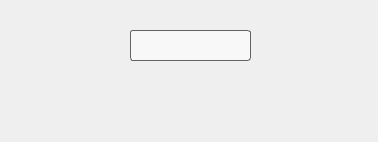
<?xml version="1.0" encoding="UTF-8"?>
<ui version="4.0">
 <class>AddAccount</class>
 <widget class="QWidget" name="AddAccount">
  <property name="geometry">
   <rect>
    <x>0</x>
    <y>0</y>
    <width>378</width>
    <height>142</height>
   </rect>
  </property>
  <property name="windowTitle">
   <string>Form</string>
  </property>
  <widget class="QPushButton" name="btn_addaccount">
   <property name="geometry">
    <rect>
     <x>130</x>
     <y>30</y>
     <width>121</width>
     <height>31</height>
    </rect>
   </property>
   <property name="styleSheet">
    <string notr="true">QPushButton#btn_addaccount{	border-radius: 3px;
	border:1px solid gray;
	border-color: rgb(98, 98, 98);
	background-color: rgba(255, 255, 255, 150);

}</string>
   </property>
   <property name="text">
    <string/>
   </property>
   <property name="flat">
    <bool>true</bool>
   </property>
  </widget>
 </widget>
 <resources/>
 <connections/>
</ui>
